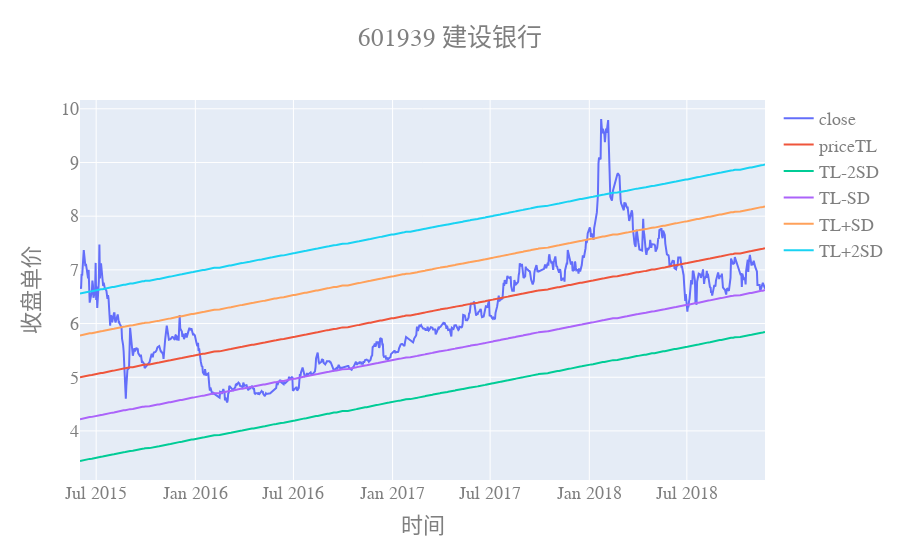

The cell this chart's notebook holds for it:
### Code cell
today = datetime.date.today()                #datetime.date类型日期  
today = today -  datetime.timedelta(365*2)
A3yday = today - datetime.timedelta(365*3.5)
startDate = A3yday.strftime('%Y%m%d')        #字符串型日期
endDate = today.strftime('%Y%m%d')

df = read_stock( read_newyear(), stock_code, startDate, endDate )
df_mode = cli_fiveLine.build_mode(df, stock_code, startDate, endDate)
fig = cli_fiveLine.show_save_image(df_mode, stock_code)

### Figure 1 — Plotly figure (JSON) as saved in the notebook; plotly's stock layout.template omitted (floating-point values rounded to 4 significant figures; data arrays with more than 128 entries replaced by an {"elided": "..."} marker saying what was removed)
{"data": [{"name": "close", "type": "scatter", "x": {"elided": "852 str values"}, "y": {"elided": "852 float values"}}, {"name": "priceTL", "type": "scatter", "x": {"elided": "852 str values"}, "y": {"elided": "852 float values"}}, {"name": "TL-2SD", "type": "scatter", "x": {"elided": "852 str values"}, "y": {"elided": "852 float values"}}, {"name": "TL-SD", "type": "scatter", "x": {"elided": "852 str values"}, "y": {"elided": "852 float values"}}, {"name": "TL+SD", "type": "scatter", "x": {"elided": "852 str values"}, "y": {"elided": "852 float values"}}, {"name": "TL+2SD", "type": "scatter", "x": {"elided": "852 str values"}, "y": {"elided": "852 float values"}}], "layout": {"autosize": true, "font": {"color": "#7f7f7f", "family": "Courier New, monospace", "size": 18}, "title": {"text": "601939 建设银行", "x": 0.5, "xanchor": "center", "y": 0.95, "yanchor": "top"}, "xaxis": {"autorange": true, "range": ["2015-06-01", "2018-11-23"], "title": {"text": "时间"}, "type": "date"}, "yaxis": {"autorange": true, "range": [3.086, 10.16], "title": {"text": "收盘单价"}, "type": "linear"}}}
